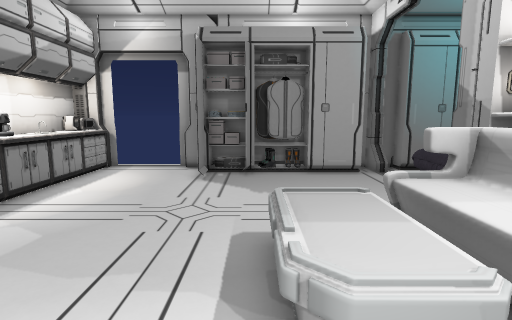
View 1 (above)

16 first-person views from a walk through a 3-D level made in the Unity game engine. The camera is 1.2 m above the floor, tilts 8° down and sees 80° across. Doors are open. The floor is counted in squares, 0.5 m on a side. Each view is taken from the middle of a square. On the plan, view 1 faces up. The plan holds only what a view shows up to about 19 squares ahead; the rest is blank. Some animated figures are left out. Some surface patterns are stand-ins.

View 2
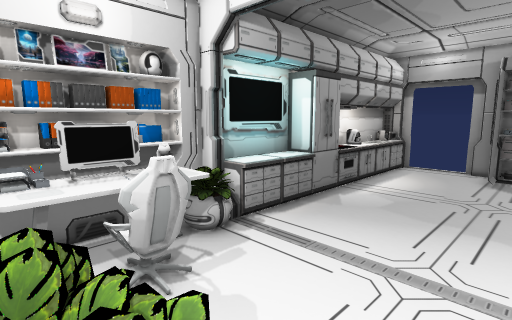

View 3
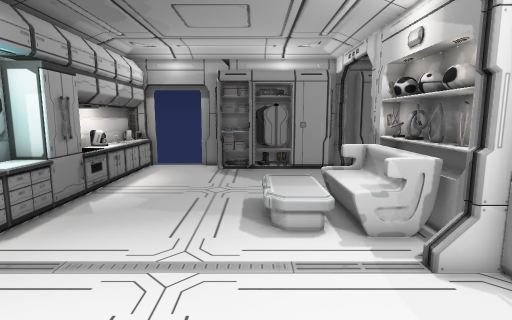

View 4
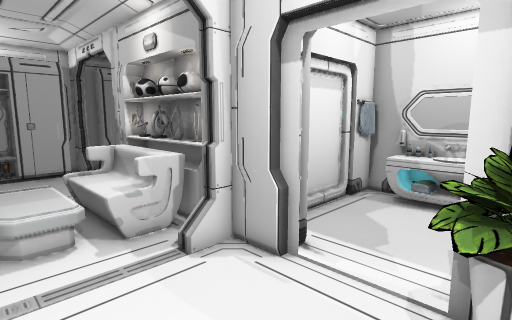

View 5
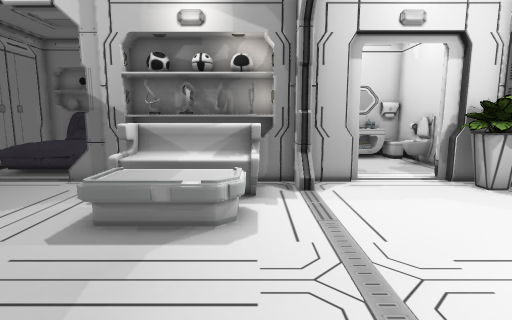

View 6
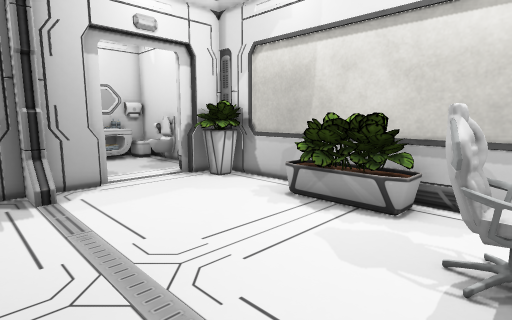

View 7
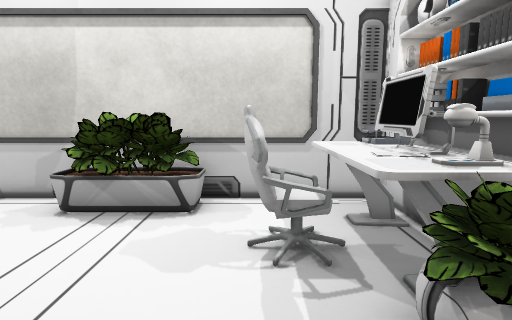

View 8
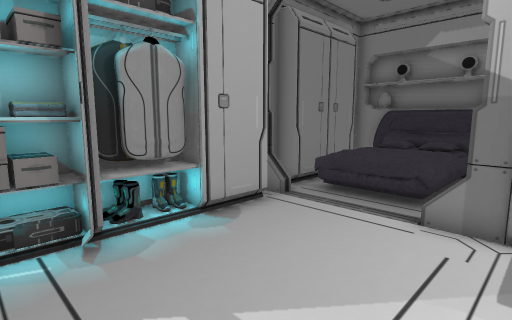

View 9
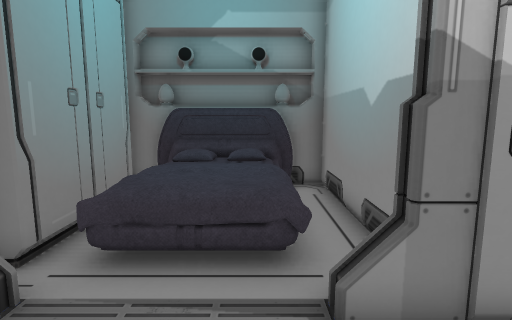

View 10
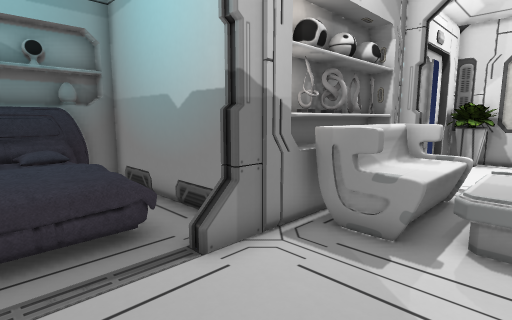

View 11
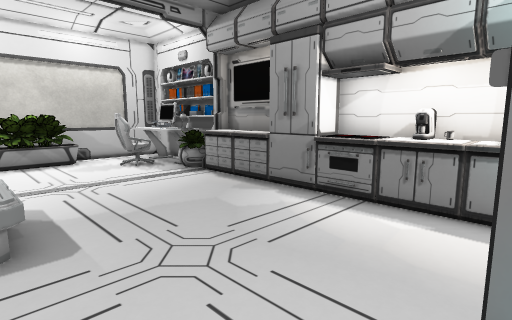

View 12
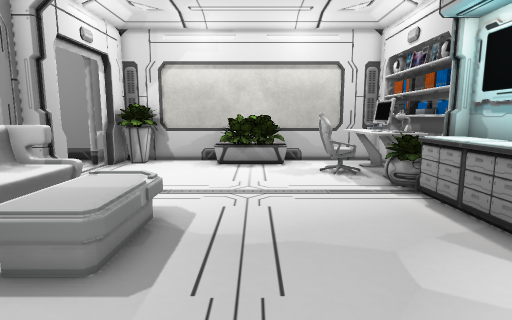

View 13
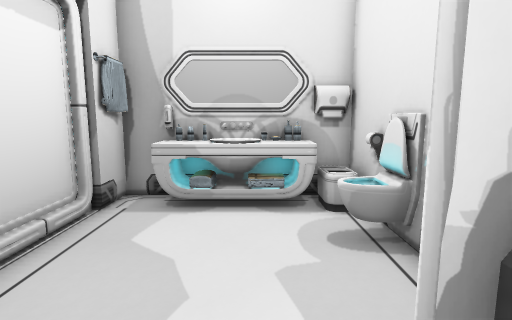

View 14
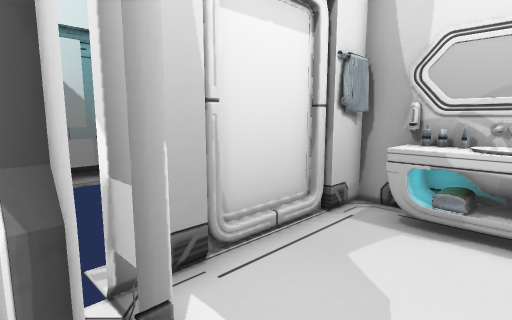

View 15
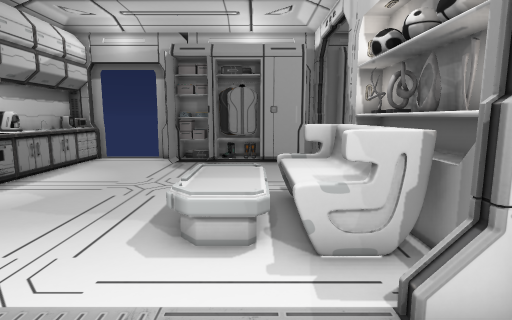

View 16
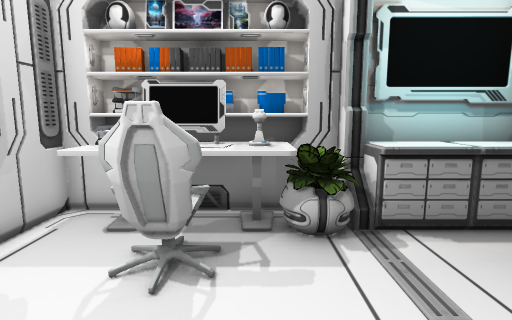

### Floor plan
Key: @ floor where view 1 was taken; # wall or solid block; . floor; / step, stairs or slope; D open door; = window, fence, low wall or low ledge; O other object.
Columns run from 9 left of view 1 to 13 right of it. Each row starts with its distance up from view 1.
 15 ##DDDD#       ####
 14 #OO... #O#OO  ##O######
 13 #OO... OO#OOOO#.OOO  O#
 12 #OO....O........OOOOOO#
 11 #OO.............OOOOOO#
 10 #OO.............OOOOOO#
  9 #OO..............OOO.OO
  8 #OO...........#########
  7 #OO...........##
  6 ##O.........OO##
  5 ###....... OOO##
  4 #OO....... OOO##
  3 #OO.......OOOO#O
  2 #OO.........OO#O
  1 #OO...........#O
  0 ##O......@...=####OOO##
 -1 OOOO..........##.....O#
 -2 OOOO..........=D.....O#
 -3 OOOOO..........D.....O#
 -4 OOOOO..........D.....O#
 -5 OOOO...OO....OOD.....O#
 -6 # O...OOO/..#OO#..OO O#
 -7 #######################

Where each view was taken, in squares from view 1:
view 1: 0 up, 0 right, facing up
view 2: 6 down, 0 right, facing up-left
view 3: 6 down, 0 right, facing up
view 4: 6 down, 0 right, facing up-right
view 5: 2 up, 6 left, facing right
view 6: 2 up, 6 left, facing down-right
view 7: 2 up, 5 left, facing down
view 8: 7 up, 2 left, facing up-right
view 9: 10 up, 2 right, facing right
view 10: 12 up, 1 right, facing down-right
view 11: 12 up, 1 right, facing down-left
view 12: 10 up, 2 left, facing down
view 13: 4 down, 4 right, facing right
view 14: 4 down, 5 right, facing up-right
view 15: 3 down, 2 right, facing up
view 16: 2 down, 1 left, facing left
